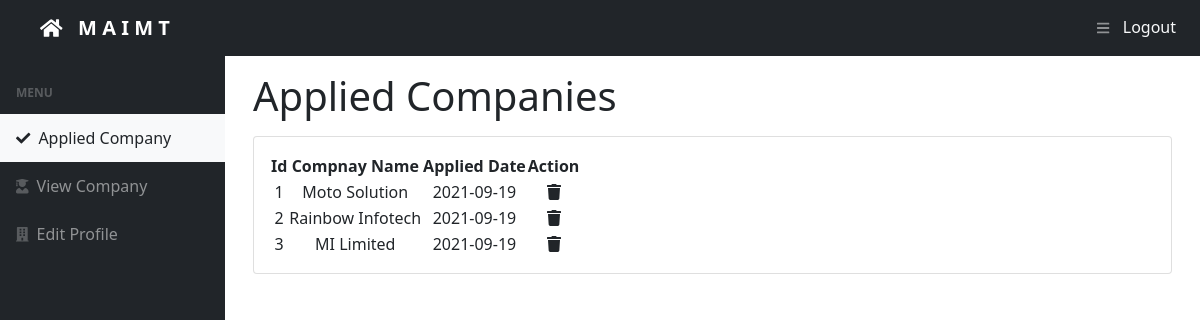
/dashboard/student/ (signed in), run on the app's committed database.
### tables this page shows
CREATE TABLE `applied` (
  `student_id` mediumint(8) UNSIGNED NOT NULL,
  `company_id` mediumint(8) UNSIGNED NOT NULL,
  `date` date NOT NULL DEFAULT current_timestamp()
);

CREATE TABLE `company` (
  `id` mediumint(8) UNSIGNED NOT NULL,
  `name` varchar(100) NOT NULL,
  `package` varchar(5) NOT NULL,
  `location` varchar(100) NOT NULL,
  `date` date NOT NULL DEFAULT current_timestamp()
);

### dashboard/student/index.php (the view, shortened to what this page needs)
<?php
if (isset($_SESSION['login']) && $_SESSION['login'] === true && $_SESSION['type'] === 'student') {
    require_once '../../config/db_con.php';
    $id = $_SESSION['id'];
    $q = "SELECT c.id as cid, c.name as cname, a.date adate FROM student s JOIN applied a ON s.id=a.student_id AND s.id=$id JOIN company c on a.company_id=c.id";
    $result = $con->query($q);
} else exit(header("Location: ../../login.php")); ?>
<!DOCTYPE html>
<html lang="en">
<head>
    <link href="https://cdn.jsdelivr.net/npm/simple-datatables@latest/dist/style.css" rel="stylesheet" />
    <link href="css/styles.css" rel="stylesheet" />
</head>
<body class="sb-nav-fixed">
    <nav class="sb-topnav navbar navbar-expand navbar-dark bg-dark d-flex justify-content-between px-4">
        <a style="font-weight: 600;" class="navbar-brand ps-3" href="../../index.php"><i class="fas fa-home"></i> &nbsp; M A I M T</a>
        <div class="w-100 text-end">
            <button class="btn btn-link btn-sm order-1 order-lg-0 me-4 me-lg-0 " id="sidebarToggle" href="#!">
                <i class="fas fa-bars"></i>
            </button>
            <a class="text-decoration-none text-light" href="../../logout.php">Logout</a>
        </div>
    </nav>
    <div id="layoutSidenav">
        <div id="layoutSidenav_nav">
            <nav class="sb-sidenav accordion sb-sidenav-dark" id="sidenavAccordion">
                <div class="sb-sidenav-menu">
                    <div class="nav">
                        <div class="sb-sidenav-menu-heading">MENU</div>
                        <a class="nav-link bg-light text-dark" href="./index.php">
                            <div class="sb-nav-link-icon text-dark"><i class="fas fa-check"></i>
                            </div>
                            Applied Company
                        </a>
                        <a class="nav-link" href="./view.php">
                            <div class="sb-nav-link-icon"><i class="fas fa-user-graduate"></i>
                            </div>
                            View Company
                        </a>
                        <a class="nav-link" href="./edit.php">
                            <div class="sb-nav-link-icon"><i class="fas fa-building"></i>
                            </div>
                            Edit Profile
                        </a>
                    </div>
                </div>
            </nav>
        </div>
        <div id="layoutSidenav_content">
            <main class="p-3">
                <div class="container-fluid">
                    <h1>Applied Companies</h1>
                    <div class="card mb-4 my-3">
                        <div class="card-body">
                            <table id="datatablesSimple">
                                <thead>
                                    <tr>
                                        <th>Id</th>
                                        <th>Compnay Name</th>
                                        <th>Applied Date</td>
                                        <th>Action</th>
                                    </tr>
                                </thead>
                                <tbody>
                                    <?php $i = 1;
                                    while ($row = $result->fetch_assoc()) { ?>
                                        <tr>
                                            <td><?php echo $i++ ?></td>
                                            <td><?php echo $row['cname']; ?> </td>
                                            <td><?php echo $row['adate']; ?></td>
                                            <td><a href="./delete.php?cid=<?php echo $row['cid'] ?>"><i class="fas fa-trash text-dark"></i></a></td>
                                        </tr>
                                    <?php } ?>
                                </tbody>
                            </table>
                        </div>
                    </div>
                </div>
            </main>
        </div>
    </div>
</body>
</html>

### dashboard/student/index.php (style rules this page uses)
th, td { text-align: center !important; }

### data on the page
applied: company.name "Moto Solution", date "2021-09-19"
applied: company.name "Rainbow Infotech", date "2021-09-19"
applied: company.name "MI Limited", date "2021-09-19"
